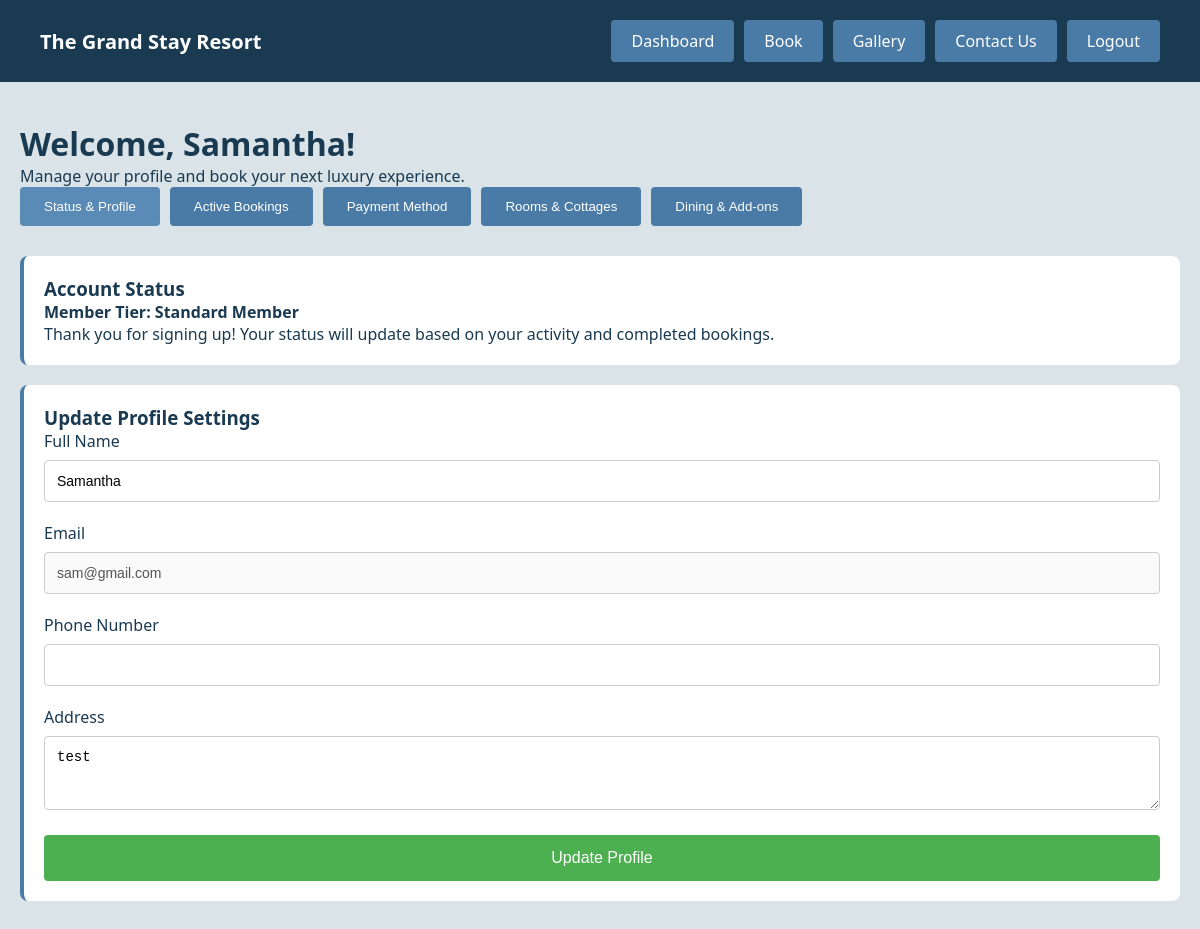
/user/dashboard.php (signed in), run on the app's committed database.
### tables this page shows
CREATE TABLE `users` (
  `user_id` int(11) NOT NULL,
  `email` varchar(100) NOT NULL,
  `password` varchar(255) NOT NULL,
  `full_name` varchar(100) DEFAULT NULL,
  `phone` varchar(20) DEFAULT NULL,
  `address` text DEFAULT NULL,
  `role` enum('user','admin') DEFAULT 'user',
  `created_at` datetime DEFAULT current_timestamp()
);

### user/dashboard.php (the view, shortened to what this page needs)
<?php
require_once '../config/database.php';
$user_id = $_SESSION['user_id'];
$user_query = mysqli_query($conn, "SELECT * FROM users WHERE user_id = $user_id");
$user = mysqli_fetch_assoc($user_query);
?>
<!DOCTYPE html>
<html lang="en">
<head>
    <link rel="stylesheet" href="../assets/css/style.css">
</head>
<body>
    <nav class="navbar">
        <div class="brand">The Grand Stay Resort</div>
        <div class="nav-links">
            <a href="dashboard.php">Dashboard</a>
            <a href="../book.php">Book</a>
            <a href="../gallery.php">Gallery</a>
            <a href="../contact.php">Contact Us</a>
            <a href="../logout.php" class="btn-danger">Logout</a>
        </div>
    </nav>
    <div class="container">
        <h1>Welcome, <?php echo htmlspecialchars($_SESSION['full_name'] ?? 'User'); ?>!</h1>
        <p>Manage your profile and book your next luxury experience.</p>
        <div class="dashboard-tabs">
            <button class="tab-btn active" data-tab="profile">Status & Profile</button>
            <button class="tab-btn" data-tab="bookings">Active Bookings</button>
            <button class="tab-btn" data-tab="payment">Payment Method</button>
            <button class="tab-btn" data-tab="rooms">Rooms & Cottages</button>
            <button class="tab-btn" data-tab="dining">Dining & Add-ons</button>
        </div>
        <div id="profile-section" class="tab-content">
            <div class="info-box">
                <h3>Account Status</h3>
                <p><strong>Member Tier: Standard Member</strong></p>
                <p>Thank you for signing up! Your status will update based on your activity and completed bookings.</p>
            </div>
            <div class="info-box">
                <h3>Update Profile Settings</h3>
                <form method="POST">
                    <div class="form-group">
                        <label>Full Name</label>
                        <input type="text" name="full_name" value="<?php echo htmlspecialchars($user['full_name'] ?? ''); ?>" required>
                    </div>
                    <div class="form-group">
                        <label>Email</label>
                        <input type="email" value="<?php echo htmlspecialchars($user['email']); ?>" disabled>
                    </div>
                    <div class="form-group">
                        <label>Phone Number</label>
                        <input type="text" name="phone" value="<?php echo htmlspecialchars($user['phone'] ?? ''); ?>">
                    </div>
                    <div class="form-group">
                        <label>Address</label>
                        <textarea name="address" rows="3"><?php echo htmlspecialchars($user['address'] ?? ''); ?></textarea>
                    </div>
                    <button type="submit" name="update_profile" class="btn btn-primary">Update Profile</button>
                </form>
            </div>
        </div>
    </div>
</body>
</html>

### assets/css/style.css (style rules this page uses)
* { margin: 0; padding: 0; box-sizing: border-box; }
body { font-family: 'Segoe UI', Tahoma, Geneva, Verdana, sans-serif; background: #d9e3e8; color: #1a3a52; }
.navbar { background: #1a3a52; padding: 20px 40px; display: flex; justify-content: space-between; align-items: center; }
.navbar .brand { color: white; font-size: 20px; font-weight: bold; }
.navbar .nav-links { display: flex; gap: 10px; }
.navbar .nav-links a { color: white; text-decoration: none; padding: 10px 20px; background: #4a7ba7; border-radius: 4px; transition: background 0.3s; }
.container { max-width: 1200px; margin: 0 auto; padding: 40px 20px; }
.form-group { margin-bottom: 20px; }
.form-group label { display: block; margin-bottom: 8px; color: #1a3a52; font-weight: 500; }
.form-group input, .form-group select, .form-group textarea { width: 100%; padding: 12px; border: 1px solid #ccc; border-radius: 4px; font-size: 14px; }
.btn { width: 100%; padding: 14px; border: none; border-radius: 4px; font-size: 16px; cursor: pointer; transition: background 0.3s; }
.btn-primary { background: #4caf50; color: white; }
.btn-danger { background: #dc3545; color: white; }
.dashboard-tabs { display: flex; gap: 10px; margin-bottom: 30px; flex-wrap: wrap; }
.tab-btn { padding: 12px 24px; background: #4a7ba7; color: white; border: none; border-radius: 4px; cursor: pointer; transition: background 0.3s; }
.tab-btn.active { background: #5a8bb7; }
.info-box { background: white; padding: 20px; border-radius: 8px; margin-bottom: 20px; border-left: 4px solid #4a7ba7; }

### data on the page
users: full_name "Samantha", email "sam@gmail.com", address "test"

### other printed values
$_SESSION['full_name'] "Samantha"
